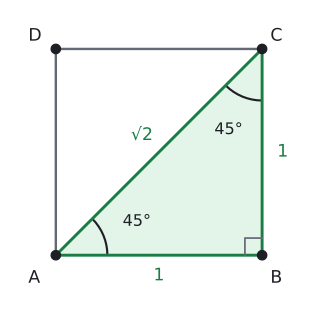

Python code for this plot:
import sys; sys.path.insert(0, "tools")
from cizim import *

def uz(P, Q): return round(float(np.linalg.norm(np.asarray(P, float) - np.asarray(Q, float))), 3)
def kenar(ax, P, Q, metin, G, d=0.35, renk=YAZI, fs=13):
    """[PQ] kenarının ortasına, G noktasından uzak tarafa etiket."""
    P, Q = np.asarray(P, float), np.asarray(Q, float); M = (P + Q) / 2
    u = (Q - P) / np.linalg.norm(Q - P); v = np.array([-u[1], u[0]])
    if np.dot(v, M - np.asarray(G, float)) < 0: v = -v
    ax.text(*(M + d * v), metin, ha="center", va="center", color=renk, fontsize=fs)
def dik(ax, K, P, Q, s=0.25, renk=SOLUK):
    """K köşesinde KP ile KQ arasındaki dik açı işareti."""
    K, P, Q = (np.asarray(t, float) for t in (K, P, Q))
    u = (P - K) / np.linalg.norm(P - K) * s; v = (Q - K) / np.linalg.norm(Q - K) * s
    ax.plot(*zip(K + u, K + u + v, K + v), color=renk, lw=1.3)
def aci_olc(K, P, Q):
    K = np.asarray(K, float); u, v = np.asarray(P, float) - K, np.asarray(Q, float) - K
    return round(float(np.degrees(np.arccos(np.dot(u, v) / np.linalg.norm(u) / np.linalg.norm(v)))), 3)

# Kenarı 1 birim olan ABCD karesi; [AC] köşegeni √2. ABC: 45°-45°-90°.
k = 3.0
A = np.array([0.0, 0.0]); B = np.array([k, 0.0]); C = np.array([k, k]); D = np.array([0.0, k])
print("AC", uz(A, C) / k, "BAC", aci_olc(A, B, C), "BCA", aci_olc(C, A, B))
fig, ax = sekil(4.2, 4); ax.set_aspect("equal"); ax.axis("off")
ax.add_patch(patches.Polygon([A, B, C], closed=True, facecolor=YESIL_ACIK, edgecolor="none"))
ax.plot(*zip(C, D, A), color=SOLUK, lw=1.8)
ax.plot(*zip(A, B, C, A), color=YESIL)
dik(ax, B, A, C, s=0.25)
G0 = (A + B + C) / 3
kenar(ax, A, B, "1", G0, d=0.3, renk=YESIL); kenar(ax, B, C, "1", G0, d=0.3, renk=YESIL)
kenar(ax, A, C, "√2", G0, d=0.35, renk=YESIL)
aci(ax, A, B, C, r=0.75, ad="45°", renk=YAZI)
aci(ax, C, A, B, r=0.75, ad="45°", renk=YAZI)
nokta(ax, *A, "A", dx=-0.4, dy=-0.4); nokta(ax, *B, "B", dx=0.12, dy=-0.4)
nokta(ax, *C, "C", dx=0.12, dy=0.12); nokta(ax, *D, "D", dx=-0.4, dy=0.12)
ax.set_xlim(-0.7, k + 0.7); ax.set_ylim(-0.7, k + 0.6)
kaydet(fig, __file__)
